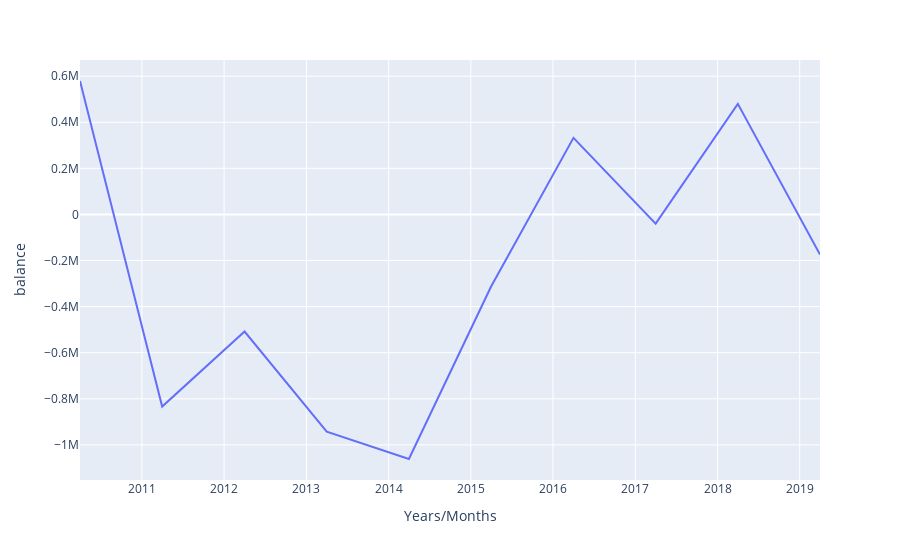

The notebook cell this image was saved under:
### Code cell
px.line(df4, x = 'Years/Months', y = 'balance')

### Figure 1 — Plotly figure (JSON) as saved in the notebook; plotly's stock layout.template omitted (floating-point values rounded to 4 significant figures)
{"data": [{"hovertemplate": "Years/Months=%{x}<br>balance=%{y}<extra></extra>", "legendgroup": "", "line": {"color": "#636efa", "dash": "solid"}, "mode": "lines", "name": "", "orientation": "v", "showlegend": false, "type": "scatter", "x": ["2010-04-01T00:00:00", "2011-04-01T00:00:00", "2012-04-01T00:00:00", "2013-04-01T00:00:00", "2014-04-01T00:00:00", "2015-04-01T00:00:00", "2016-04-01T00:00:00", "2017-04-01T00:00:00", "2018-04-01T00:00:00", "2019-04-01T00:00:00"], "xaxis": "x", "y": [579038, -833645, -508278, -942576, -1061273, -312985, 332477, -40048, 479934, -173810], "yaxis": "y"}], "layout": {"autosize": true, "legend": {"tracegroupgap": 0}, "margin": {"t": 60}, "xaxis": {"anchor": "y", "autorange": true, "domain": [0, 1], "range": ["2010-04-01", "2019-04-01"], "title": {"text": "Years/Months"}, "type": "date"}, "yaxis": {"anchor": "x", "autorange": true, "domain": [0, 1], "range": [-1152000.0, 670200.0], "title": {"text": "balance"}, "type": "linear"}}}
